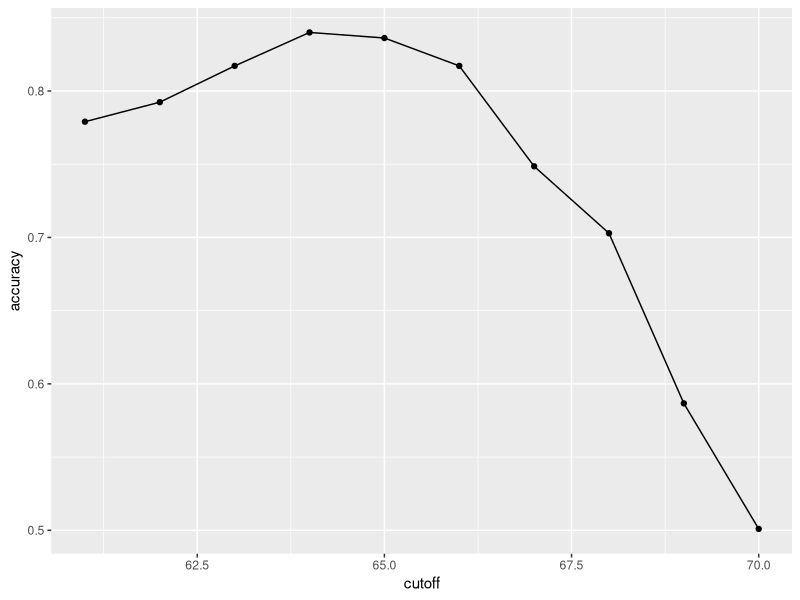

The R source for this figure:
#### 1. Data setup

# Load required libraries for data manipulation, machine learning, and datasets
library(tidyverse)  # Provides tools for data manipulation and visualization
library(caret)      # Machine learning toolkit, including data splitting and model training
library(dslabs)     # Provides datasets and utilities for data analysis

# Load the heights dataset, which contains heights and sexes of individuals
data(heights)

# Define the target variable (outcome) as `y` and predictor variable as `x`
y <- heights$sex       # Target variable: Male or Female
x <- heights$height    # Predictor variable: Height in inches



#### 2. Data Partitioning

# Set a seed to ensure reproducibility of random operations
set.seed(2024)

# Split the data into training and testing sets, preserving class proportions (stratified sampling)
test_index <- createDataPartition(y, times = 1, p = 0.5, list = FALSE) # Indices for test set
test_set <- heights[test_index, ]  # Extract test set based on indices
train_set <- heights[-test_index, ] # Extract training set (remaining rows)



#### 3. Initial Random Prediction

# Randomly guess the outcome (Male/Female) for the test set
y_hat <- sample(c("Male", "Female"), length(test_index), replace = TRUE) %>% 
  factor(levels = levels(test_set$sex)) # Convert to factor with consistent levels

# Calculate and print the accuracy of the random guesses
mean(y_hat == test_set$sex)



#### 4. Height Comparison

# Compare the average height and standard deviation for males and females
heights %>% group_by(sex) %>% 
  summarize(mean(height), sd(height))  # Summarize height statistics by sex



#### 5. Simple Threshold-Based Model

# Predict "Male" if height is greater than 62 inches; otherwise, "Female"
y_hat <- ifelse(x > 62, "Male", "Female") %>% 
  factor(levels = levels(test_set$sex)) # Convert to factor with consistent levels
mean(y == y_hat)  # Calculate accuracy of this simple rule on the entire dataset

# Evaluate accuracy for different height cutoffs using training data
cutoff <- seq(61, 70)  # Define a sequence of height cutoffs to evaluate
accuracy <- map_dbl(cutoff, function(x) {
  y_hat <- ifelse(train_set$height > x, "Male", "Female") %>% 
    factor(levels = levels(test_set$sex)) # Predict based on the current cutoff
  mean(y_hat == train_set$sex)  # Calculate accuracy for the current cutoff
})



#### 6. Model Tuning

# Visualize the accuracy of predictions across different cutoffs
data.frame(cutoff, accuracy) %>% 
  ggplot(aes(cutoff, accuracy)) +  # Plot cutoff vs. accuracy
  geom_point() +  # Add points for accuracy values
  geom_line()     # Connect points with a line

# Find and print the maximum accuracy
max(accuracy)

# Identify the cutoff value that yields the best accuracy
best_cutoff <- cutoff[which.max(accuracy)]
best_cutoff



#### 7. Final Model

# Use the best cutoff to make predictions on the test set
y_hat <- ifelse(test_set$height > best_cutoff, "Male", "Female") %>% 
  factor(levels = levels(test_set$sex))  # Predict using the optimal cutoff
y_hat <- factor(y_hat)  # Ensure it is a factor

# Calculate and print the final accuracy on the test set
mean(y_hat == test_set$sex)
